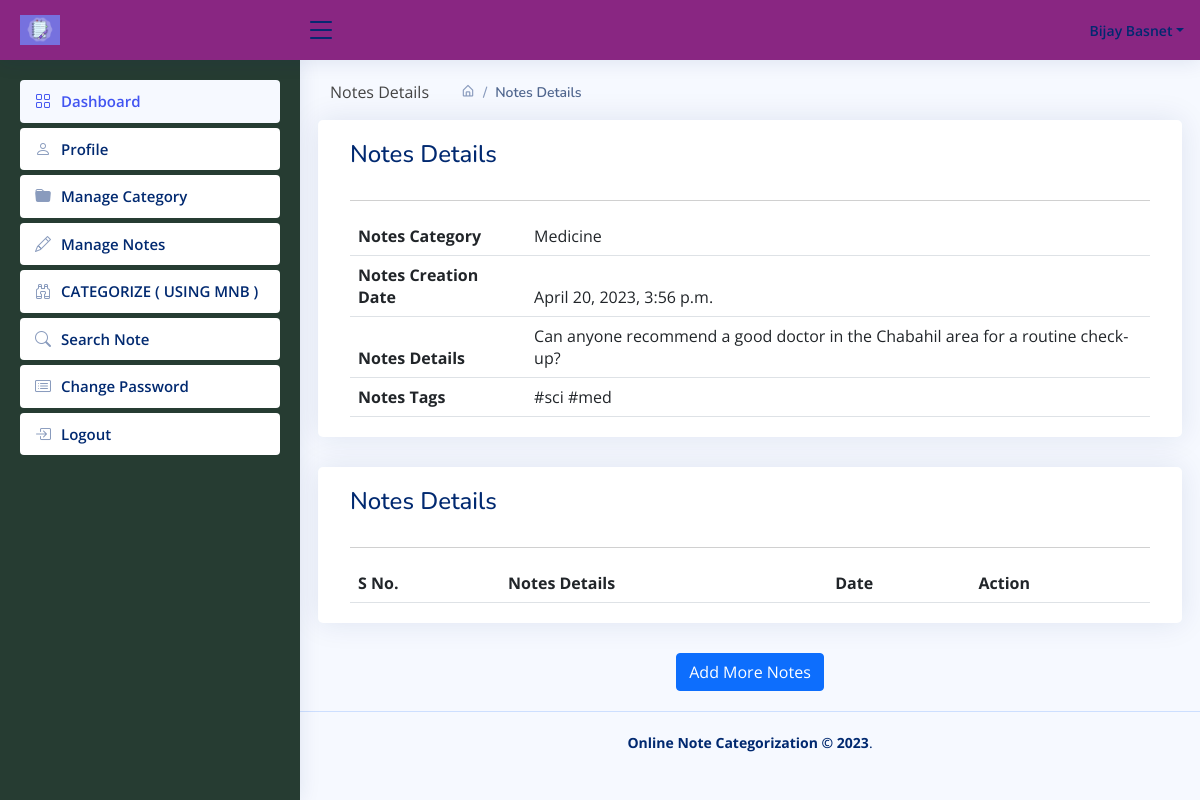
Screenshot of /viewNotes/116/ (signed in) with the database file from the repository.
### enotes/models.py (models this page shows, shortened)
class Notes(models.Model):
        signup = models.ForeignKey(Signup, on_delete=models.CASCADE, null=True)
        category = models.ForeignKey(Category, on_delete=models.CASCADE, null=True)
        noteDescription = models.CharField(max_length=250, null=True)
        CreationDate = models.DateTimeField(auto_now_add=True)
        UpdationDate = models.DateField(null=True)
        is_important = models.BooleanField(default=False)
        tags = models.CharField(max_length=250, null=True)

class Category(models.Model):
    signup = models.ForeignKey(Signup, on_delete=models.CASCADE, null=True)
    categoryName = models.CharField(max_length=150, null=True)
    CreationDate = models.DateTimeField(auto_now_add=True)

### enotes/views.py (the view, shortened to what this page needs)
# urls.py: path('viewNotes/<int:id>/', viewNotes, name='viewNotes'),
def viewNotes(request, id):
    if not request.user.is_authenticated:
        return redirect('user_login')
    notes = Notes.objects.get(id=id)
    user = User.objects.get(id=request.user.id)
    signup = Signup.objects.get(user=user)
    noteshistory = Noteshistory.objects.filter(signup=signup)
    return render(request, 'viewNotes.html', locals())

### enotes/templates/viewNotes.html (shortened to what this page needs)
{% extends 'usernavbar.html' %}
{% load static %}
{% block main %}
<div class="page-wrapper">
    <div class="page-content-wrapper">
        <div class="page-content">
            <div class="page-breadcrumb d-none d-sm-flex align-items-center mb-3">
                <div class="breadcrumb-title pe-3">Notes Details</div>
                <div class="ps-3">
                    <nav aria-label="breadcrumb">
                        <ol class="breadcrumb mb-0 p-0">
                            <li class="breadcrumb-item"><a href="{% url 'dashboard' %}"><i
                                    class="bx bx-home-alt"></i></a>
                            </li>
                            <li class="breadcrumb-item active" aria-current="page">Notes Details</li>
                        </ol>
                    </nav>
                </div>
            </div>
            <div class="row">
                <div class="card radius-15 col-xl-12">
                    <div class="card-body">
                        <div class="card-title">
                            <h4 class="mb-0">Notes Details</h4>
                        </div>
                        <hr/>
                        <div class="table-responsive">
                            <table class="table mb-0">
                                <thead>
                                <tr>
                                    <th>Notes Category</th>
                                    <td>{{notes.category.categoryName}}</td>
                                </tr>
                                <tr>
                                    <th>Notes Creation Date</th>
                                    <td>{{notes.CreationDate}}</td>
                                </tr>
                                <tr>
                                    <th>Notes Details</th>
                                    <td>{{notes.noteDescription}}</td>
                                </tr>
                                <tr>
                                    <th>Notes Tags</th>
                                    <td>{{notes.tags}}</td>
                                </tr>
                                </thead>
                            </table>
                        </div>
                    </div>
                </div>
            </div>
            <div class="row">
                <div class="card radius-15 col-xl-12">
                    <div class="card-body">
                        <div class="card-title">
                            <h4 class="mb-0">Notes Details</h4>
                        </div>
                        <hr/>
                        <div class="table-responsive">
                            <table class="table mb-0">
                                <thead>
                                <tr>
                                    <th>S No.</th>
                                    <th>Notes Details</th>
                                    <th>Date</th>
                                    <th>Action</th>
                                </tr>
                                </thead>
                            </table>
                        </div>
                    </div>
                </div>
            </div>
            <div align="center">
                <button class="btn btn-primary" type="button" data-bs-toggle="modal" data-bs-target="#exampleModal">Add
                    More Notes
                </button>
            </div>
        </div>
    </div>
</div>
{% endblock %}

### enotes/templates/usernavbar.html (shortened to what this page needs)
{% load static %}
<html lang="en">
<head>
  <link href="{% static 'assets/vendor/bootstrap/css/bootstrap.min.css' %}" rel="stylesheet">
  <link href="{% static 'assets/vendor/bootstrap-icons/bootstrap-icons.css' %}" rel="stylesheet">
  <link href="{% static 'assets/vendor/boxicons/css/boxicons.min.css' %}" rel="stylesheet">
  <link href="{% static 'assets/vendor/quill/quill.snow.css' %}" rel="stylesheet">
  <link href="{% static 'assets/vendor/quill/quill.bubble.css' %}" rel="stylesheet">
  <link href="{% static 'assets/vendor/remixicon/remixicon.css' %}" rel="stylesheet">
  <link href="{% static 'assets/vendor/simple-datatables/style.css' %}" rel="stylesheet">
  <link href="{% static 'assets/css/style.css' %}" rel="stylesheet">
</head>
<body>
  <header id="header" class="header fixed-top d-flex align-items-center">
    <div class="d-flex align-items-center justify-content-between">
      <a href="" class="logo d-flex align-items-center">
        <img src="{% static 'images/enotes.png' %}" alt="">
      </a>
      <i class="bi bi-list toggle-sidebar-btn"></i>
    </div>
    <nav class="header-nav ms-auto">
      <ul class="d-flex align-items-center">
        <li class="nav-item dropdown pe-3">
          <a class="nav-link nav-profile d-flex align-items-center pe-0" href="#" data-bs-toggle="dropdown">
            <span class="d-none d-md-block dropdown-toggle ps-2">{{request.user.first_name}} {{request.user.last_name}}</span>
          </a>
        </li>
      </ul>
    </nav>
  </header>
  <aside id="sidebar" class="sidebar">
    <ul class="sidebar-nav" id="sidebar-nav">
      <li class="nav-item">
        <a class="nav-link" href="/dashboard">
          <i class="bi bi-grid"></i>
          <span>Dashboard</span>
        </a>
      </li>
      <li class="nav-item">
        <a class="nav-link collapsed" href="/profile">
          <i class="bi bi-person"></i>
          <span>Profile</span>
        </a>
      </li>
        <li class="nav-item">
        <a class="nav-link collapsed" href="/manageCategory">
          <i class="bi bi-folder-fill"></i>
          <span>Manage Category</span>
        </a>
      </li>
      <li class="nav-item">
        <a class="nav-link collapsed" href="/manageNotes">
          <i class="bi bi-pencil"></i>
          <span>Manage Notes</span>
        </a>
      </li>
       <li class="nav-item ">
        <a class="nav-link collapsed has-arrow" href="#">
          <i class="bi bi-binoculars"></i>
          <span>CATEGORIZE ( USING MNB )</span>
        </a>
      </li>
      <li class="nav-item">
        <a class="nav-link collapsed" href="/searchNotes">
          <i class="bi bi-search"></i>
          <span>Search Note</span>
        </a>
      </li>
      <li class="nav-item">
        <a class="nav-link collapsed" href="/changePassword">
          <i class="bi bi-card-list"></i>
          <span>Change Password</span>
        </a>
      </li>
      <li class="nav-item">
        <a class="nav-link collapsed" href="/logout">
          <i class="bi bi-box-arrow-in-right"></i>
          <span>Logout</span>
        </a>
      </li>
    </ul>
  </aside>
  <main id="main" class="main">
    <section class="section dashboard">
      {% block main %}
      {% endblock %}
    </section>
  </main>
  <footer id="footer" class="footer">
    <div class="copyright">
      <strong><span>Online Note Categorization &copy;
            <script>document.write(new Date().getFullYear());</script></span></strong>.
    </div>
  </footer>
</body>
</html>

### enotes/static/assets/css/style.css (style rules this page uses)
:root { scroll-behavior: smooth; }
body { font-family: "Open Sans", sans-serif; background: #f6f9ff; color: #444444; }
a { color: #4154f1; text-decoration: none; }
h1, h2, h3, h4, h5, h6 { font-family: "Nunito", sans-serif; }
#main { margin-top: 60px; padding: 20px 30px; transition: all 0.3s; }
.card { margin-bottom: 30px; border: none; border-radius: 5px; box-shadow: 0px 0 30px rgba(1, 41, 112, 0.1); }
.card-title { padding: 20px 0 15px 0; font-size: 18px; font-weight: 500; color: #012970; font-family: "Poppins", sans-serif; }
.card-body { padding: 0 20px 20px 20px; }
.breadcrumb { font-size: 14px; font-family: "Nunito", sans-serif; color: #899bbd; font-weight: 600; }
.breadcrumb a { color: #899bbd; transition: 0.3s; }
.breadcrumb .breadcrumb-item::before { color: #899bbd; }
.breadcrumb .active { color: #51678f; font-weight: 600; }
.logo { line-height: 1; }
@media (min-width: 1200px) { .logo { width: 280px; } }
.logo img { max-height: 30px; margin-right: 6px; }
.header { transition: all 0.5s; z-index: 997; height: 60px; box-shadow: 0px 2px 20px rgba(1, 41, 112, 0.1); background-color: #892682; padding-left: 20px; }
.header .toggle-sidebar-btn { font-size: 32px; padding-left: 5px; cursor: pointer; color: #012970; }
.header-nav ul { list-style: none; }
.header-nav > ul { margin: 0; padding: 0; }
.header-nav .nav-profile { color: #012970; }
.header-nav .nav-profile span { font-size: 14px; font-weight: 600; }
.sidebar { position: fixed; top: 60px; left: 0; bottom: 0; width: 300px; z-index: 996; transition: all 0.3s; padding: 20px; overflow-y: auto; scrollbar-width: thin; scrollbar-color: #aab7cf transparent; box-shadow: 0px 0px 20px rgba(1, 41, 112, 0.1); background-color: #263c32; }
@media (min-width: 1200px) { #main, #footer { margin-left: 300px; } }
.sidebar-nav { padding: 0; margin: 0; list-style: none; }
.sidebar-nav li { padding: 0; margin: 0; list-style: none; }
.sidebar-nav .nav-item { margin-bottom: 5px; }
.sidebar-nav .nav-link { display: flex; align-items: center; font-size: 15px; font-weight: 600; color: #4154f1; transition: 0.3; background: #f6f9ff; padding: 10px 15px; border-radius: 4px; }
.sidebar-nav .nav-link i { font-size: 16px; margin-right: 10px; color: #4154f1; }
.sidebar-nav .nav-link.collapsed { color: #012970; background: #fff; }
.sidebar-nav .nav-link.collapsed i { color: #899bbd; }
.footer { padding: 20px 0; font-size: 14px; transition: all 0.3s; border-top: 1px solid #cddfff; }
.footer .copyright { text-align: center; color: #012970; }

### rows the page displays
Notes: category.categoryName "Medicine", CreationDate "April 20, 2023, 3:56 p.m.", noteDescription "Can anyone recommend a good doctor in the Chabahil area for a routine check-up?", tags "#sci #med"

### other values shown
{{ request.user.first_name }} "Bijay"
{{ request.user.last_name }} "Basnet"
